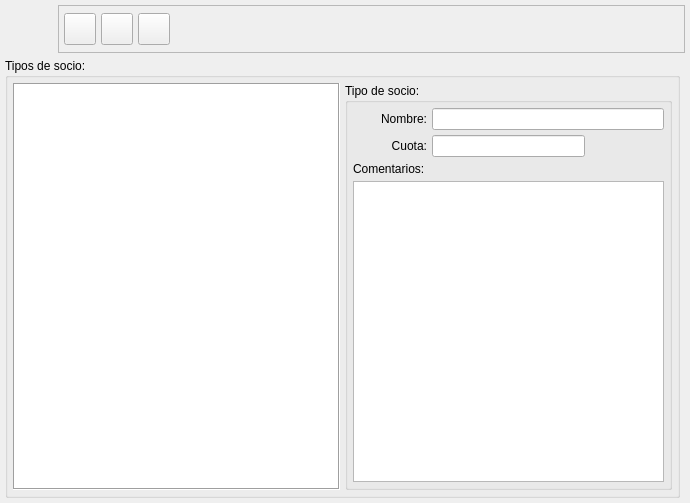
<?xml version="1.0" encoding="UTF-8"?>
<ui version="4.0">
 <author>Xavier Rusiñol Escriu</author>
 <class>TiposocioBase</class>
 <widget class="QWidget" name="TiposocioBase">
  <property name="geometry">
   <rect>
    <x>0</x>
    <y>0</y>
    <width>690</width>
    <height>503</height>
   </rect>
  </property>
  <property name="windowTitle">
   <string>Tipos de socio</string>
  </property>
  <property name="windowIcon">
   <iconset resource="../pluginbf_profesor/gestionaula.qrc">
    <normaloff>:/ImgGestionAula/icons/tutor-list.png</normaloff>:/ImgGestionAula/icons/tutor-list.png</iconset>
  </property>
  <layout class="QGridLayout">
   <property name="margin">
    <number>5</number>
   </property>
   <property name="spacing">
    <number>5</number>
   </property>
   <item row="0" column="0" colspan="2">
    <layout class="QHBoxLayout">
     <property name="spacing">
      <number>5</number>
     </property>
     <property name="margin">
      <number>0</number>
     </property>
     <item>
      <widget class="QLabel" name="label_2">
       <property name="minimumSize">
        <size>
         <width>48</width>
         <height>48</height>
        </size>
       </property>
       <property name="maximumSize">
        <size>
         <width>48</width>
         <height>48</height>
        </size>
       </property>
       <property name="pixmap">
        <pixmap>:/ImgGestionAula/icons/tutor-list.png</pixmap>
       </property>
       <property name="scaledContents">
        <bool>true</bool>
       </property>
      </widget>
     </item>
     <item>
      <widget class="QFrame" name="frame">
       <property name="frameShape">
        <enum>QFrame::StyledPanel</enum>
       </property>
       <property name="frameShadow">
        <enum>QFrame::Raised</enum>
       </property>
       <layout class="QGridLayout">
        <property name="margin">
         <number>5</number>
        </property>
        <property name="spacing">
         <number>5</number>
        </property>
        <item row="0" column="3">
         <spacer>
          <property name="orientation">
           <enum>Qt::Horizontal</enum>
          </property>
          <property name="sizeType">
           <enum>QSizePolicy::Expanding</enum>
          </property>
          <property name="sizeHint" stdset="0">
           <size>
            <width>291</width>
            <height>31</height>
           </size>
          </property>
         </spacer>
        </item>
        <item row="0" column="2">
         <widget class="QToolButton" name="mui_borrar">
          <property name="minimumSize">
           <size>
            <width>32</width>
            <height>32</height>
           </size>
          </property>
          <property name="maximumSize">
           <size>
            <width>32</width>
            <height>32</height>
           </size>
          </property>
          <property name="toolTip">
           <string>Borrar tipo de socio</string>
          </property>
          <property name="whatsThis">
           <string>Borrar tipo de socio</string>
          </property>
          <property name="text">
           <string/>
          </property>
          <property name="icon">
           <iconset>
            <normaloff>:Images/edit-delete.png</normaloff>:Images/edit-delete.png</iconset>
          </property>
          <property name="iconSize">
           <size>
            <width>32</width>
            <height>32</height>
           </size>
          </property>
         </widget>
        </item>
        <item row="0" column="1">
         <widget class="QToolButton" name="mui_guardar">
          <property name="minimumSize">
           <size>
            <width>32</width>
            <height>32</height>
           </size>
          </property>
          <property name="maximumSize">
           <size>
            <width>32</width>
            <height>32</height>
           </size>
          </property>
          <property name="toolTip">
           <string>Guardar tipo de socio</string>
          </property>
          <property name="whatsThis">
           <string>Guardar tipo de socio</string>
          </property>
          <property name="text">
           <string/>
          </property>
          <property name="icon">
           <iconset>
            <normaloff>:/Images/edit-save.png</normaloff>:/Images/edit-save.png</iconset>
          </property>
          <property name="iconSize">
           <size>
            <width>32</width>
            <height>32</height>
           </size>
          </property>
         </widget>
        </item>
        <item row="0" column="0">
         <widget class="QToolButton" name="mui_nuevo">
          <property name="minimumSize">
           <size>
            <width>32</width>
            <height>32</height>
           </size>
          </property>
          <property name="maximumSize">
           <size>
            <width>32</width>
            <height>32</height>
           </size>
          </property>
          <property name="toolTip">
           <string>Nuevo tipo de socio</string>
          </property>
          <property name="whatsThis">
           <string>Nuevo tipo de socio</string>
          </property>
          <property name="text">
           <string/>
          </property>
          <property name="icon">
           <iconset>
            <normaloff>:/Images/document-new.png</normaloff>:/Images/document-new.png</iconset>
          </property>
          <property name="iconSize">
           <size>
            <width>32</width>
            <height>32</height>
           </size>
          </property>
         </widget>
        </item>
       </layout>
      </widget>
     </item>
    </layout>
   </item>
   <item row="1" column="0">
    <widget class="QGroupBox" name="groupBox">
     <property name="sizePolicy">
      <sizepolicy hsizetype="Expanding" vsizetype="Expanding">
       <horstretch>0</horstretch>
       <verstretch>0</verstretch>
      </sizepolicy>
     </property>
     <property name="title">
      <string>Tipos de socio:</string>
     </property>
     <layout class="QGridLayout">
      <property name="margin">
       <number>5</number>
      </property>
      <property name="spacing">
       <number>5</number>
      </property>
      <item row="0" column="0">
       <widget class="QListWidget" name="mui_lista">
        <property name="frameShape">
         <enum>QFrame::Box</enum>
        </property>
        <property name="lineWidth">
         <number>1</number>
        </property>
       </widget>
      </item>
      <item row="0" column="1">
       <widget class="QGroupBox" name="groupBox1">
        <property name="sizePolicy">
         <sizepolicy hsizetype="Expanding" vsizetype="Expanding">
          <horstretch>0</horstretch>
          <verstretch>0</verstretch>
         </sizepolicy>
        </property>
        <property name="title">
         <string>Tipo de socio:</string>
        </property>
        <layout class="QGridLayout">
         <property name="margin">
          <number>5</number>
         </property>
         <property name="spacing">
          <number>5</number>
         </property>
         <item row="0" column="1" colspan="3">
          <widget class="QLineEdit" name="mui_nombretiposocio">
           <property name="maxLength">
            <number>50</number>
           </property>
          </widget>
         </item>
         <item row="6" column="0" colspan="4">
          <widget class="QTextEdit" name="mui_comentariotiposocio">
           <property name="html">
            <string>&lt;!DOCTYPE HTML PUBLIC &quot;-//W3C//DTD HTML 4.0//EN&quot; &quot;http://www.w3.org/TR/REC-html40/strict.dtd&quot;&gt;
&lt;html&gt;&lt;head&gt;&lt;meta name=&quot;qrichtext&quot; content=&quot;1&quot; /&gt;&lt;style type=&quot;text/css&quot;&gt;
p, li { white-space: pre-wrap; }
&lt;/style&gt;&lt;/head&gt;&lt;body style=&quot; font-family:'DejaVu Sans'; font-size:9pt; font-weight:400; font-style:normal;&quot;&gt;
&lt;p style=&quot;-qt-paragraph-type:empty; margin-top:0px; margin-bottom:0px; margin-left:0px; margin-right:0px; -qt-block-indent:0; text-indent:0px; font-family:'Sans Serif';&quot;&gt;&lt;/p&gt;&lt;/body&gt;&lt;/html&gt;</string>
           </property>
          </widget>
         </item>
         <item row="0" column="0">
          <widget class="QLabel" name="label_1">
           <property name="text">
            <string>Nombre:</string>
           </property>
           <property name="alignment">
            <set>Qt::AlignRight|Qt::AlignTrailing|Qt::AlignVCenter</set>
           </property>
           <property name="buddy">
            <cstring>mui_nombretiposocio</cstring>
           </property>
          </widget>
         </item>
         <item row="1" column="1" colspan="2">
          <widget class="QLineEdit" name="mui_cuotatiposocio">
           <property name="maxLength">
            <number>150</number>
           </property>
          </widget>
         </item>
         <item row="1" column="0">
          <widget class="QLabel" name="label_11">
           <property name="text">
            <string>Cuota:</string>
           </property>
           <property name="alignment">
            <set>Qt::AlignRight|Qt::AlignTrailing|Qt::AlignVCenter</set>
           </property>
           <property name="buddy">
            <cstring>mui_cuotatiposocio</cstring>
           </property>
          </widget>
         </item>
         <item row="5" column="0" colspan="4">
          <widget class="QLabel" name="label_22">
           <property name="text">
            <string>Comentarios:</string>
           </property>
          </widget>
         </item>
        </layout>
       </widget>
      </item>
     </layout>
    </widget>
   </item>
  </layout>
 </widget>
 <layoutdefault spacing="2" margin="2"/>
 <tabstops>
  <tabstop>mui_nombretiposocio</tabstop>
  <tabstop>mui_cuotatiposocio</tabstop>
  <tabstop>mui_comentariotiposocio</tabstop>
  <tabstop>mui_nuevo</tabstop>
  <tabstop>mui_guardar</tabstop>
  <tabstop>mui_borrar</tabstop>
  <tabstop>mui_lista</tabstop>
 </tabstops>
 <resources/>
 <connections/>
</ui>
